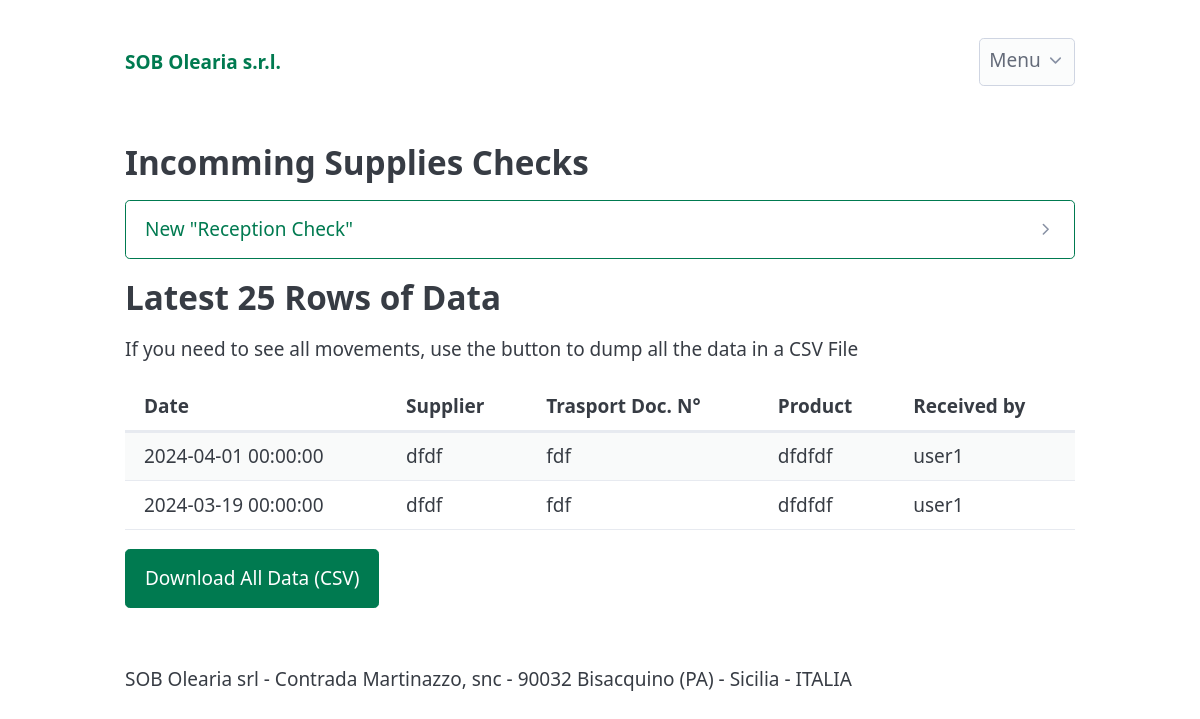
Page /reception (signed in) on the committed database.
### app/models.py (models this page shows, shortened)
class ReceptionRecord(db.Model):
    __tablename__ = 'reception_records'
    id = db.Column(db.Integer, primary_key=True, autoincrement=True)
    reception_date = db.Column(db.DateTime, nullable=False, default=datetime.utcnow)
    transport_document_number = db.Column(db.Text, nullable=False)
    transport_document_date = db.Column(db.Date, nullable=False)
    supplier_name = db.Column(db.Text, nullable=False)
    received_products = db.Column(db.Text, nullable=False)
    correspondence_verification = db.Column(db.Text, nullable=False)
    hygienic_transport = db.Column(db.Text, nullable=False)
    is_oliveoil = db.Column(db.Boolean)
    seal_number = db.Column(db.Text)
    pack_integrity = db.Column(db.Text, nullable=False)
    product_characteristics = db.Column(db.Text, nullable=False)
    bestbefore_label = db.Column(db.Text, nullable=False)
    moka_verification = db.Column(db.Text, nullable=False)
    price_quantity_accepted = db.Column(db.Text, nullable=False)
    items_rejected = db.Column(db.Integer)
    user_id = db.Column(db.Integer, db.ForeignKey('users.id'), nullable=False)
    user = db.relationship('User', back_populates='reception_records', lazy=True)

class User(db.Model,UserMixin):
    __tablename__ = 'users'
    id = db.Column(db.Integer, primary_key=True, autoincrement=True)
    username = db.Column(db.String(64), index=True, unique=True)
    email = db.Column(db.String(120), index=True, unique=True)
    password_hash = db.Column(db.String(255),nullable=False, )
    created_on = db.Column(db.DateTime, nullable=False, default=datetime.utcnow)
    is_admin = db.Column(db.Boolean, nullable=False, default=False)
    production_records = db.relationship('ProductionRecord', back_populates='user', lazy=True)
    reception_records = db.relationship('ReceptionRecord', back_populates='user', lazy=True)
    fulfillment_records = db.relationship('FulfillmentRecord', back_populates='user', lazy=True)

### app/reception/routes.py (the view, shortened to what this page needs)
@reception_bp.route("/reception", methods=("GET", "POST"))
@login_required
def reception():
    receptions = ReceptionRecord.query.all()
    return render_template("reception.html", receptions=receptions)

### app/templates/reception.html (shortened to what this page needs)
{% extends 'base.html' %}
{% block content %}
<section>
    <h2>Incomming Supplies Checks</h2>
    <details>
        <summary role="button" class="outline">New "Reception Check"</summary>
    </details>
</section>
<h2>Latest 25 Rows of Data</h2>
<p>If you need to see all movements, use the button to dump all the data in a CSV File</p>
<section>
    <div class="overflow-auto">
        <table class="sortable striped">
            <thead>
                <tr>
                    <th>Date</th>
                    <th>Supplier</th>
                    <th>Trasport Doc. N°</th>
                    <th>Product</th>
                    <th>Received by</th>
                </tr>
            </thead>
            <tbody>
                {% for reception  in receptions %}
                <tr>
                    <td>{{reception.reception_date}}</td>
                    <td>{{reception.supplier_name}}</td>
                    <td>{{reception.transport_document_number}}</td>
                    <td>{{reception.received_products}}</td>
                    <td>{{reception.user.username}}</td>
                </tr>
                {% endfor %}
            </tbody>
        </table>
    </div>
    <div>
        <a href="{{ url_for('reception_bp.export_reception_csv') }}" role="button">Download All Data (CSV)</a>
    </div>
</section>
{% endblock content %}

### rows in the picture
ReceptionRecord: reception_date "2024-04-01 00:00:00", supplier_name "dfdf", transport_document_number "fdf", received_products "dfdfdf", user.username "user1"
ReceptionRecord: reception_date "2024-03-19 00:00:00", supplier_name "dfdf", transport_document_number "fdf", received_products "dfdfdf", user.username "user1"
